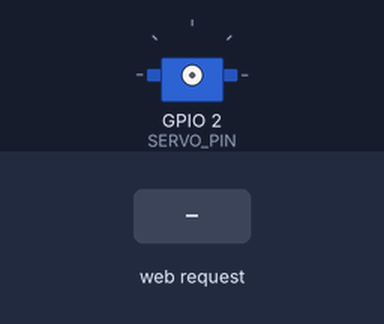
Recording of a sketch running on a simulated ESP8266 (NodeMCU). Shown: servo. Wiring (inferred from the names in the program): servo: signal GPIO 2. The inputs (shaded band) are chosen by the test bench. WiFi joins after 1.5 s; servers stay silent unless stated; servo pulses on a pin are drawn as a servo (544–2400 µs = 0–180°); what the sketch prints to the serial monitor is not drawn.

Above: at 3.7 s.
3.8 s: HTTP request GET /open received
6.3 s: HTTP request GET /close received
At 8.2 s:
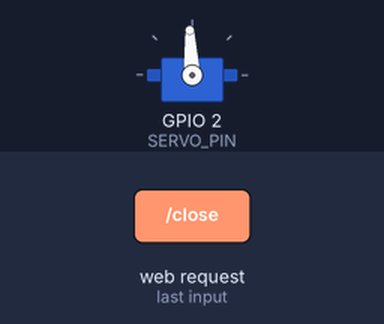
Timing chart, 0 to 9.7 s (numbered marks = the images above; inputs shaded):
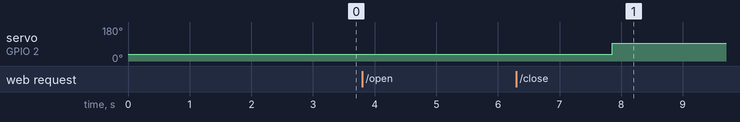

Measured:
- after the input at 6.3 s, servo on GPIO 2 (SERVO_PIN): 35° → 93° after 1.6 s

The sketch:

vent.ino
```cpp
#include <ESP8266WiFi.h>
#include <ESP8266WebServer.h>

// WiFi parameters to be configured
const char* ssid = "crunchytown";
const char* password = "zxasqw12";

#define SERVO_PIN 2
#define VENT_OPEN 900
#define VENT_CLOSED 1500

float oldTemp;
WiFiServer server(80);
String therm_ip;

void setup(void)
{
  delay(1000);
  Serial.begin(9600);
  pinMode(SERVO_PIN, OUTPUT);

  WiFi.begin(ssid, password);

  while (WiFi.status() != WL_CONNECTED) {
     delay(500);
     Serial.print(".");
  }
  //print a new line, then print WiFi connected and the IP address
  Serial.println("");
  Serial.println("WiFi connected");

  //wifiManager.autoConnect("crunchytown", "zxasqw12");

  // Print the IP address
  Serial.println(WiFi.localIP());
  //therm_ip = getThermIP();

  server.begin();
}

void loop(void)
{
  float temp;
  //Serial.println("Getting client..");
  WiFiClient client = server.available();
  if (!client) {
    return;
  }
  else {
    String req;
    Serial.println("Waiting for available client..");
    while(!client.available()){
      delay(1);
    }
    Serial.println("Waiting for request..");
    req = client.readString();
    Serial.print("Got request: ");
    Serial.println(req);
    client.flush();

    int state;
    if (req.indexOf("open") != -1){
      state = VENT_OPEN;
      Serial.println("Opening..");
    }
    else if (req.indexOf("close") != -1){
      state = VENT_CLOSED;
      Serial.println("Closing..");
    }
    else {
      return;
    }
    Serial.println("Changing state..");
    for (int i = 0; i < 100; i++){
      digitalWrite(SERVO_PIN, 1);
      delayMicroseconds(state);
      digitalWrite(SERVO_PIN, 0);
      delayMicroseconds(20000 - state);
    }
    Serial.println("Done..");
    /*
    unsigned long start_time = millis();
    while (millis() < (start_time + 3000)){
      digitalWrite(SERVO_PIN, 1);
      delayMicroseconds(state);
      digitalWrite(SERVO_PIN, 0);
      delayMicroseconds(20000 - state);
    }*/
  }
}
```
